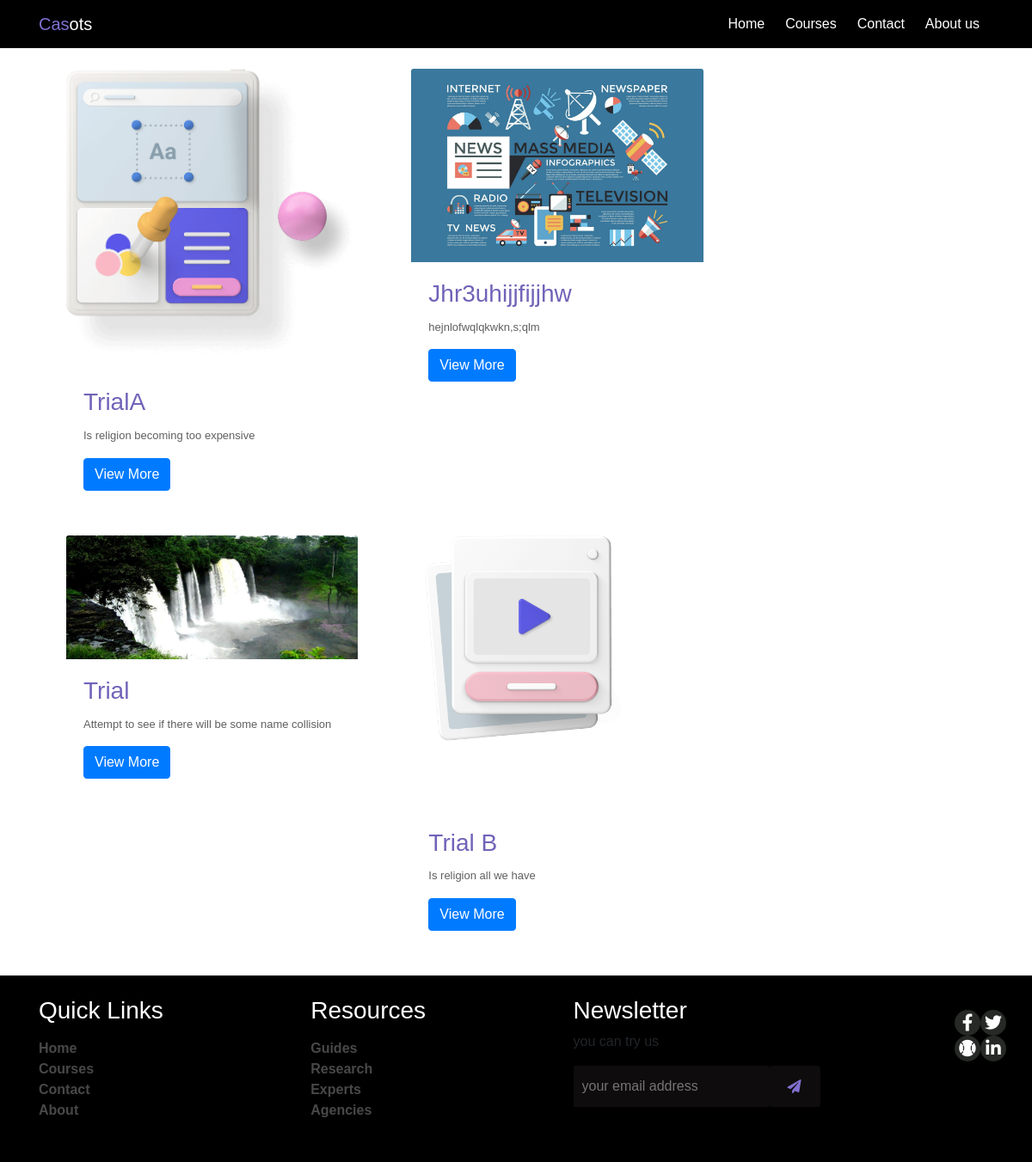
The app's page /courses/, older data.
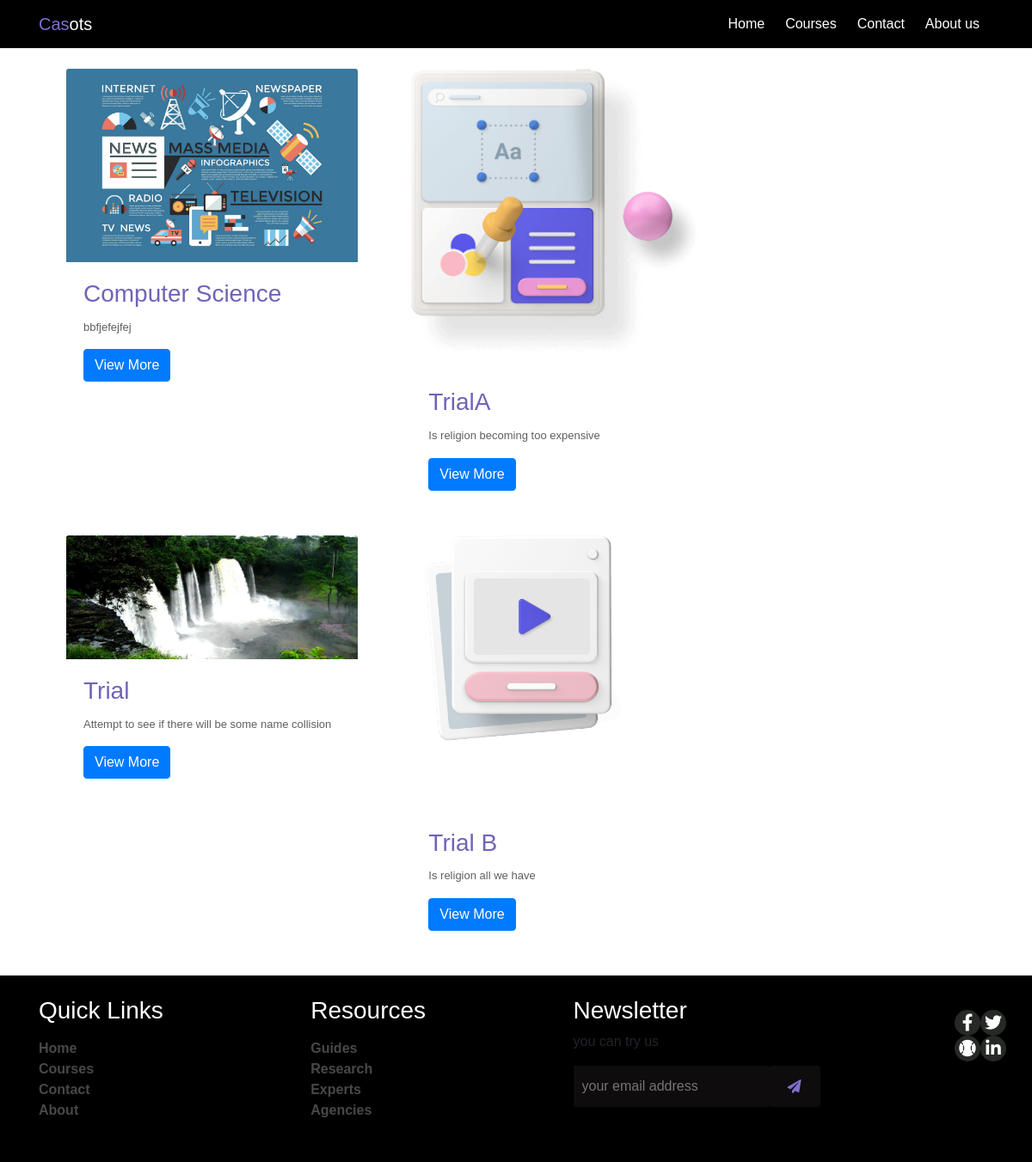
The same page, newer data.
### courses/models.py (models this page shows, shortened)
class Courses(models.Model):
    category = models.ForeignKey(Category, related_name = 'courses', on_delete=models.CASCADE)
    name = models.CharField(max_length=250,)
    body = models.TextField()
    description =RichTextField()
    slug=models.SlugField(max_length=250,unique=True)
    images = models.ImageField(upload_to='courses/')
    class Meta:
        ordering=('name',)
        verbose_name = 'course'
        verbose_name_plural = 'courses'
    def get_absolute_url(self):
        return reverse('courses:course_summary',
                       args = [self.slug])

### courses/views.py (the view)
# urls.py: path('courses/', views.courses_list, name='course_list' ),
def courses_list(request, category_slug=None):
    category =None
    courses = Courses.objects.all()
    if category_slug:
        category = Category.objects.get(slug = category_slug )
        courses =  courses.filter(category=category)
    paginator = Paginator(courses, 4)
    page_number=request.GET.get('page')
    courses = paginator.get_page(page_number)
    context = {'course':courses}
    return render(request, 'courses/course_list.html', context)

### templates/courses/course_list.html (shortened to what this page needs)
{% extends 'base.html' %}
{% load static %}
{% block content %}
<section class="list-of-courses mt-5">
    <div class="container">
        <div class="list row ">
            {% for courses in course %}
            <div class="card list-card col-md-4" style="width: 18rem;">
                <img class="card-img-top" src="{{courses.images.url}}" alt="Card image cap">
                <div class="card-body">
                <h3 class="card-title card-list-title">{{courses.name}}</h3>
                <p class="card-text">{{courses.body}}</p>
                <a href="{{ courses.get_absolute_url }}" class="btn btn-primary">View More</a>
                </div>
            </div>
              {% endfor %}
        </div>
    </div>
</section>
{% endblock content %}

### templates/base.html (shortened to what this page needs)
{% load static %}
<!DOCTYPE html>
<html lang="en">
<head>
    <link rel="stylesheet" href="https://cdn.jsdelivr.net/npm/bootstrap@4.5.3/dist/css/bootstrap.min.css">
    <link rel="stylesheet" href="https://use.fontawesome.com/releases/v5.15.1/css/all.css">
    <link rel="stylesheet" href="{% static 'css/style.css' %}">
    <link rel="stylesheet" href="{% static 'css/list.css' %}">
    <link rel="stylesheet" href="{% static 'css/description.css' %}">
    <link rel="stylesheet" href="{% static 'css/about.css' %}">
    <link rel="stylesheet" href="{% static 'css/sign_in.css' %}">
    <link rel="stylesheet" href="{% static 'css/contact-us.css' %}">
    <link href="https://vjs.zencdn.net/7.8.4/video-js.css" rel="stylesheet" />
    <link rel="stylesheet" href="https://codepen.io/heff/pen/EarCt">
</head>
<body>
    <header>
        <nav class="navbar  navbar-expand-lg fixed-top" style="background-color:black">
            <div class="container">
            <a class="navbar-brand" href="{% url 'courses:home' %}"><span class="unique1">Cas</span><span class="white">ots</span></a>
            <div class="collapse navbar-collapse" id="navbarSupportedContent">
              <ul class="navbar-nav ml-auto">
                <li class="nav-item active mr-2">
                  <a class="nav-link" href="{% url 'courses:home' %}">Home</a>
                </li>
                <li class="nav-item dropdown mr-2">
                  <a class="nav-link" href="{% url 'courses:course_list' %}" >
                    Courses
                  </a>
                </li>
                <li class="nav-item mr-2">
                  <a class="nav-link" href="{% url 'courses:contact_us' %}">Contact</a>
                </li>
                <li class="nav-item mr-2">
                    <a class="nav-link" href="{% url 'courses:about' %}">About us</a>
                  </li>
              </ul>
            </div>
          </div>
        </nav>
    </header>
    {% block content %}
    {% endblock content %}
<footer class="footer-credit pb-5">
  <div class="container d-flex  flex-wrap justify-content-between" >
    <div class="quick-links mt-4 ">
      <h3 class="footer-heading">Quick Links</h3>
      <div class="links flex-column d-flex mt-3">
        <a href="{% url 'courses:home' %}" class="footer-links">Home</a>
        <a href="{% url 'courses:course_list' %}" class="footer-links">Courses</a>
        <a href="" class="footer-links">Contact</a>
        <a href="{% url 'courses:about' %}" class="footer-links">About</a>
      </div>
    </div>
    <div class="resourcs mt-4">
      <h3 class="footer-heading">Resources</h3>
      <div class="links flex-column d-flex mt-3">
        <a href="" class="footer-links">Guides</a>
        <a href="" class="footer-links">Research</a>
        <a href="" class="footer-links">Experts</a>
        <a href="" class="footer-links">Agencies</a>
      </div>
    </div>
    <div class="newsletter mt-4">
      <h3 class="footer-heading">Newsletter</h3>
      <span>you can try us</span>
      <div class="mt-3 ">
        <form action="">
          <div class="try-us d-flex">
            <input type="text" class='try-us-input' placeholder="your email address">
              <a href="" class="btn btn-submit submit-link">
              <i class="fas fa-paper-plane "></i>
            </a>
          </div>
        </form>
      </div>
    </div>
    <div class="social-icons mt-4">
      <div class="links row mt-3">
        <a href=""><div class="icon col-md-6"><i class="fab fa-facebook-f footer-icon " aria-hidden="true"></i></div></a>
        <a href=""><div class="icon col-md-6"><i class="fab fa-twitter footer-icon " aria-hidden="true"></i></div></a>
        <a href=""><div class="icon"><i class="fas fa-baseball-ball footer-icon "></i></div></a>
        <a href=""><div class="icon"><i class="fab fa-linkedin-in footer-icon " aria-hidden="true"></i></div></a>
      </div>
    </div>
  </div>
</footer>
</body>
</html>

### static/css/style.css (style rules this page uses)
* { margin: 0; padding: 0; }
body { font-family: sans-serif; }
:root { --white:#fff; --color1:#8070d0; --color3:#7163b8; --black:rgb(0, 0, 0); --color2:rgb(95, 95, 95); }
h1,h2,h3,h4,h5 { text-transform: capitalize; }
a { text-decoration: none; }
.navbar-brand { color: #fff; }
.unique1 { color:var(--color1) !important ; }
.nav-link { color: var(--white); }
.card { border:none !important; }
.footer-credit { background-color: var(--black); }
.footer-links { color: rgb(72, 72, 72); font-weight: bold; }
.footer-heading { color: var(--white); }
.footer-icon { font-size: 20px; color: var(--white); }
.icon { height: 30px; width: 30px; background-color: rgb(38, 41, 38); text-align: center; display: flex; align-items: center; justify-content: center; border-radius: 50%; }
.links { display: grid; grid-template-columns: 50% 50%; }
.fa-paper-plane { color: var(--color1); padding: 10px; }
.try-us-input { outline:none; background-color: rgb(14, 12, 12) ; border: none; padding: 10px; color: var(--white); }
.submit-link { background-color: rgb(14, 12, 12) ; }
.submit-link:focus,.submit-link { outline: none !important; box-shadow: none !important; border: none !important; }

### static/css/list.css (style rules this page uses)
:root { --white:#fff; --color1:#8070d0; --color3:#7163b8; --black:rgb(0, 0, 0); --color2:rgb(95, 95, 95); }
.list-card { margin: 1rem; }
.card-text { color:var(--color2); font-size: 13px !important; font-family: sans-serif; }
.card-list-title { color: var(--color3); }

### static/css/description.css (style rules this page uses)
body { padding: 0; margin: 0; box-sizing: border-box; font-family: sans-serif; }
.list { padding: 1rem; color: hotpink !important; }

### static/css/sign_in.css (style rules this page uses)
:root { --white:#fff; --color1:#8070d0; --color3:#7163b8; --black:rgb(0, 0, 0); --color2:rgb(95, 95, 95); }

Row changes from the older to the newer data that the page shows:
changed Courses: name "Jhr3uhijjfijjhw" → "Computer Science"; body "hejnlofwqlqkwkn,s;qlm" → "bbfjefejfej"; moves up the list
